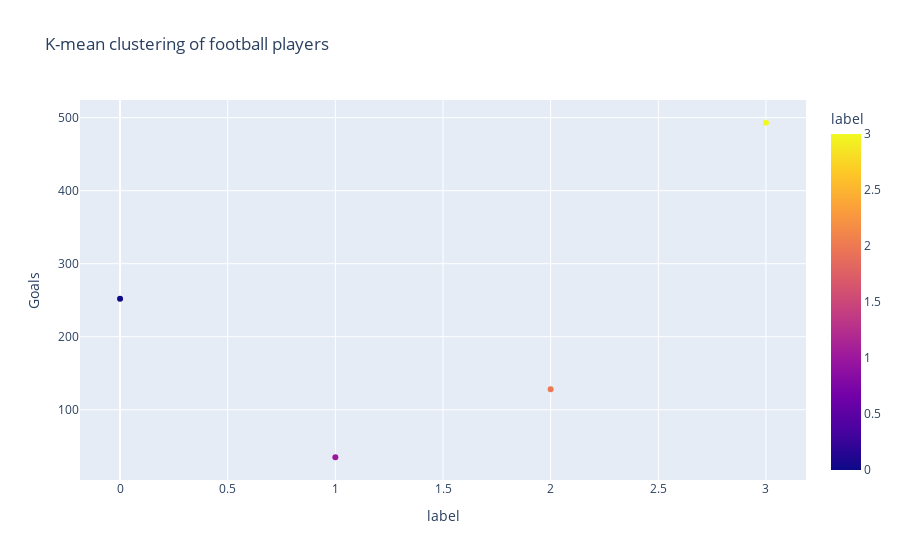

Notebook code for this chart:
### Code cell
fig = px.scatter(df_groupby,x="label",y="Goals",color="label",title="K-mean clustering of football players")
fig.update_traces(textposition='top center')
fig.show()

### Figure 1 — Plotly figure (JSON) as saved in the notebook; plotly's stock layout.template omitted (floating-point values rounded to 4 significant figures)
{"data": [{"hovertemplate": "label=%{marker.color}<br>Goals=%{y}<extra></extra>", "legendgroup": "", "marker": {"color": [3, 0, 2, 1], "coloraxis": "coloraxis", "symbol": "circle"}, "mode": "markers", "name": "", "orientation": "v", "showlegend": false, "textposition": "top center", "type": "scatter", "x": [3, 0, 2, 1], "xaxis": "x", "y": [493, 252, 128, 35], "yaxis": "y"}], "layout": {"coloraxis": {"colorbar": {"title": {"text": "label"}}, "colorscale": [[0, "#0d0887"], [0.1111, "#46039f"], [0.2222, "#7201a8"], [0.3333, "#9c179e"], [0.4444, "#bd3786"], [0.5556, "#d8576b"], [0.6667, "#ed7953"], [0.7778, "#fb9f3a"], [0.8889, "#fdca26"], [1, "#f0f921"]]}, "legend": {"tracegroupgap": 0}, "title": {"text": "K-mean clustering of football players"}, "xaxis": {"anchor": "y", "domain": [0, 1], "title": {"text": "label"}}, "yaxis": {"anchor": "x", "domain": [0, 1], "title": {"text": "Goals"}}}}
